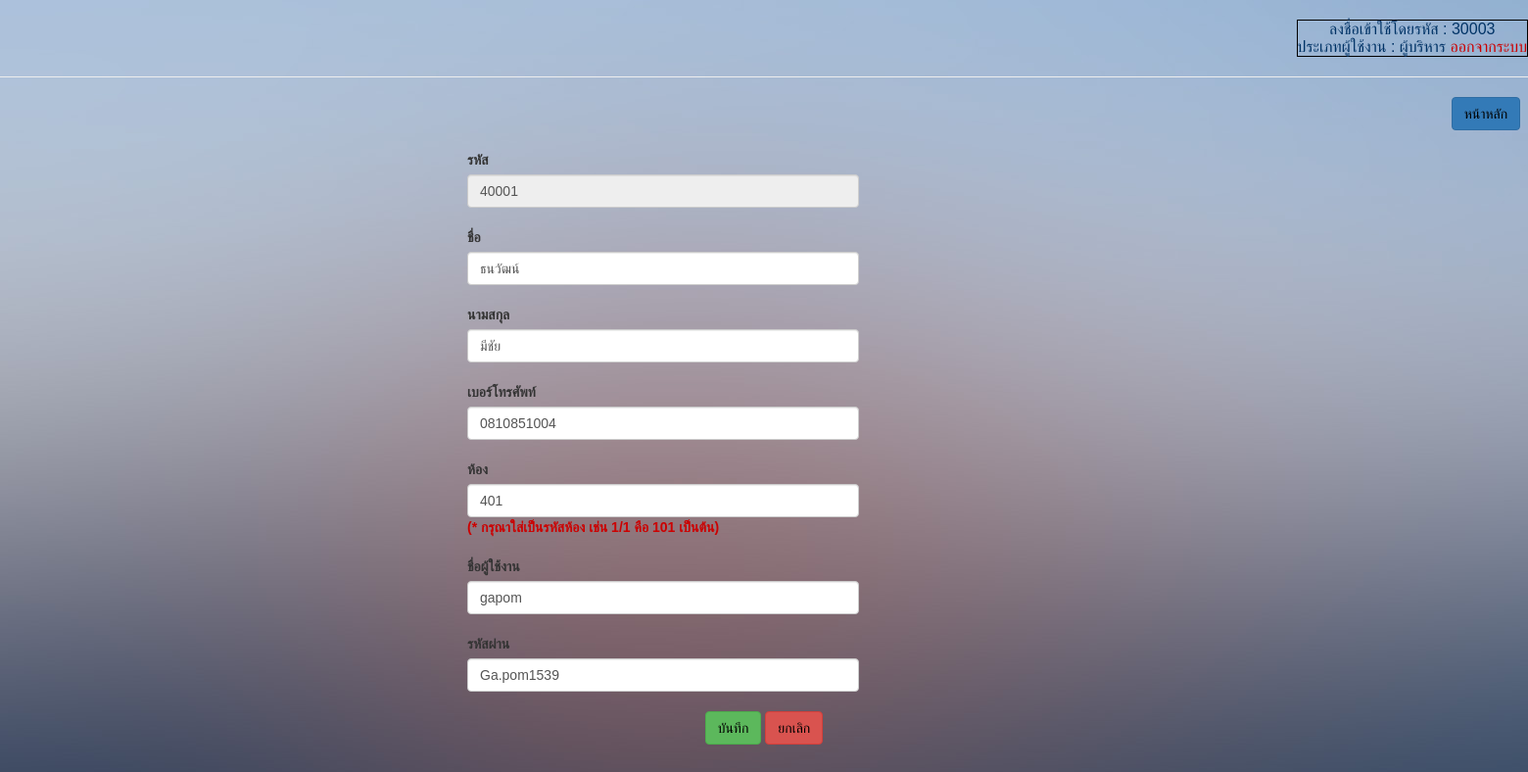
The page /html5up-dimension/infoEdit.php?userID=30002 (signed in) on the database as committed earlier.
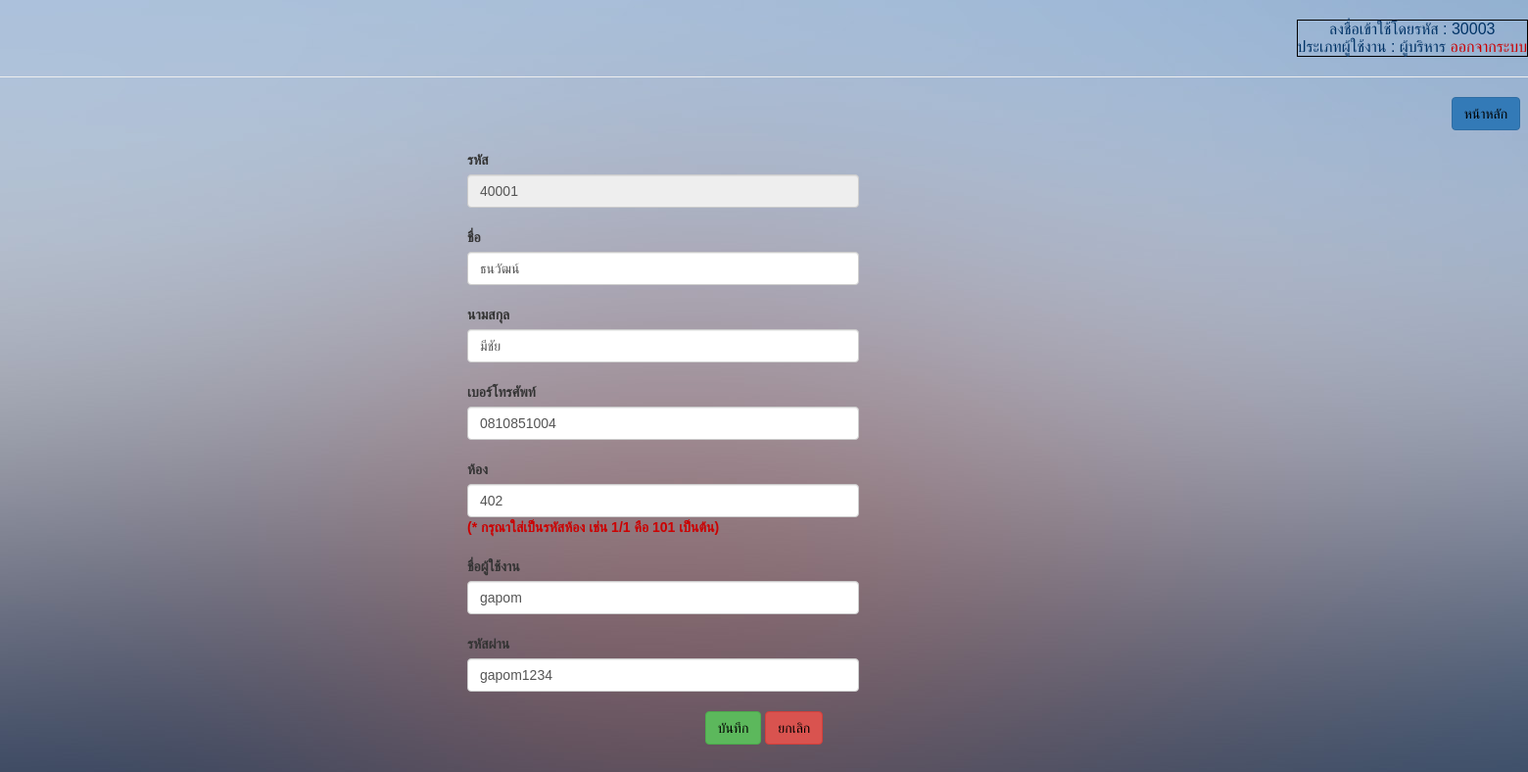
The same page on the database as committed later.
### tables this page shows
CREATE TABLE `teacher` (
  `teacherID` int(11) NOT NULL,
  `teacherName` varchar(255) NOT NULL,
  `teacherLastname` varchar(255) NOT NULL,
  `teacherPhone` varchar(255) NOT NULL,
  `classID` int(11) NOT NULL,
  `userID` int(11) NOT NULL
);

CREATE TABLE `class` (
  `classID` int(11) NOT NULL,
  `class` varchar(255) NOT NULL
);

CREATE TABLE `user` (
  `userID` int(11) NOT NULL,
  `user` varchar(255) NOT NULL,
  `password` varchar(255) NOT NULL,
  `typeUser` varchar(255) NOT NULL
);

### html5up-dimension/infoEdit.php (the view, shortened to what this page needs)
<?php
if (!$_SESSION["uname"]){
	  Header("Location: Login.php");
}else{?>
<html>
	<head>
		<link rel="stylesheet" href="https://maxcdn.bootstrapcdn.com/bootstrap/3.3.7/css/bootstrap.min.css">
	</head>
<div class="abcd">
	<body background="/images/bg.jpg">
    <div align="right" class="a" ><br>
      <table border="1" bordercolor="#000000" cellpadding="5">
				<tr>
      		<td>
    		  <center><font color='#003366'> ลงชื่อเข้าใช้โดยรหัส :
    			<?php echo($_SESSION['userID']);?><br>
          ประเภทผู้ใช้งาน : <?php echo($_SESSION['typeUser']);?> </font>
    			<a href="logout.php"><font color="#CC0000">ออกจากระบบ</font></a></center>
        </tr></td>
        </table>
				<hr>
    </div>
<div align="right">
	<a href="adminpage.php"><button type="button" class="btn btn-primary"><font color="#000000">หน้าหลัก</font></button></a>	&nbsp;
</div>
<form method="post" action="updateInfo.php">
<br>
<?php
include ("connectDB.php");
$strSQL = mysqli_query($mysqli,"select * from teacher,user,class where teacher.userID='".$_GET['userID']."' and teacher.classID=class.classID and teacher.userID=user.userID");
$objResult = mysqli_fetch_array($strSQL);
 ?>
 <div style="position:relative; left:477px;">
 <label for="ex3">รหัส</label>
 <input class="form-control"  style="width: 400px" type="text" value="<?php echo $objResult['teacherID'] ?>" name="teacherID" disabled><br>
 <label for="ex3">ชื่อ</label>
 <input class="form-control" style="width: 400px" type="text" value="<?php echo $objResult['teacherName'] ?>" name="teacherName"><br>
 <label for="ex3">นามสกุล</label>
 <input class="form-control" style="width: 400px" type="text" value="<?php echo $objResult['teacherLastname'] ?>" name="teacherLastname"><br>
 <label for="ex3">เบอร์โทรศัพท์</label>
 <input class="form-control" style="width: 400px" type="text" value="<?php echo $objResult['teacherPhone'] ?>" name="teacherPhone"><br>
 <label for="ex3">ห้อง</label>
 <input class="form-control" style="width: 400px" type="text" value="<?php echo $objResult['classID'] ?>" name="classID"><font color="#CC0000"><b>(* กรุณาใส่เป็นรหัสห้อง เช่น 1/1 คือ 101 เป็นต้น)</b></font><br><br>
 <label for="ex3">ชื่อผู้ใช้งาน</label>
 <input class="form-control" style="width: 400px" type="text" value="<?php echo $objResult['user'] ?>" name="user"><br>
 <label for="ex3">รหัสผ่าน</label>
 <input class="form-control" style="width: 400px" type="text" value="<?php echo $objResult['password'] ?>" name="password"><br>
</div>
<center>
<button type="submit" class="btn btn-success"><font color="#000000">บันทึก</font></button>
<a href="teacherInfo.php"><button type="button" class="btn btn-danger"><font color="#000000">ยกเลิก</font></button></a>
</center>
</form>
	</body>
</html>
<?php }?>

### html5up-dimension/infoEdit.php (style rules this page uses)
div.abcd { font-family: "FontAwesome",sans-serif; }

Rows that differ between the two databases and show on the page:
changed teacher "ธนวัฒน์": classID "401" → "402"; password "Ga.pom1539" → "gapom1234"
